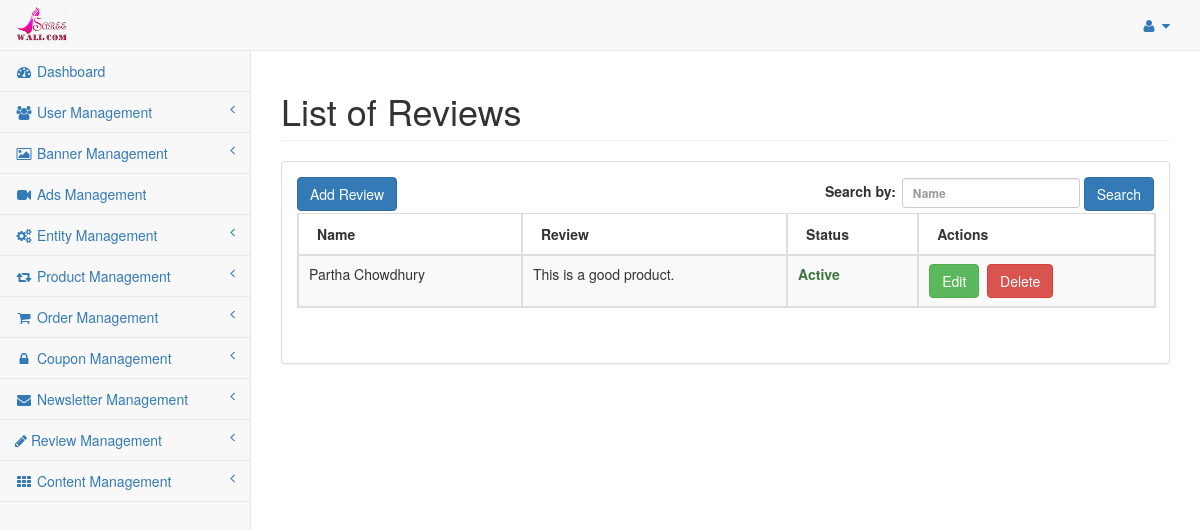
Page /index.php/admin/review/review_list on the earlier database version.
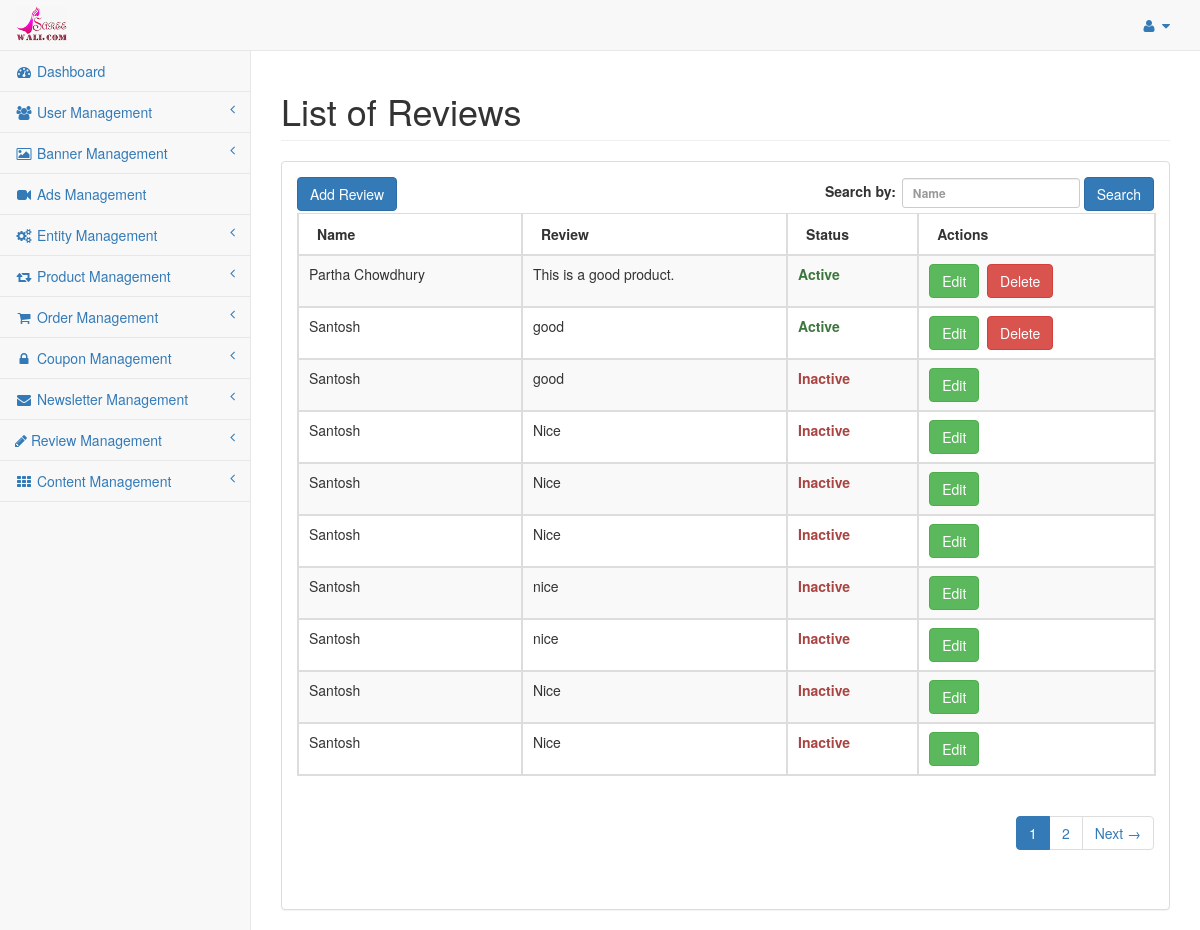
Same page on the later database version.
### tables this page shows
CREATE TABLE `saree_settings` (
  `settings_id` int(11) NOT NULL,
  `sitename` varchar(255) NOT NULL,
  `siteaddress` varchar(255) NOT NULL,
  `logoname` varchar(255) NOT NULL,
  `logopathname` varchar(255) NOT NULL,
  `facebook_page_url` varchar(255) NOT NULL,
  `gst_no` varchar(255) NOT NULL,
  `date_added` int(11) NOT NULL
);

CREATE TABLE `saree_review` (
  `review_id` int(11) NOT NULL,
  `reviewer` varchar(255) NOT NULL,
  `email` varchar(255) NOT NULL,
  `phone` varchar(255) NOT NULL,
  `state_id` int(11) NOT NULL,
  `review` text NOT NULL,
  `product_id` int(11) NOT NULL,
  `rating` int(11) NOT NULL,
  `status` enum('Y','N') NOT NULL DEFAULT 'N',
  `date_added` int(11) NOT NULL,
  `date_modified` int(11) NOT NULL
);

### application/models/Defaultdata.php (called while the page is built, shortened)
<?php
class Defaultdata extends CI_Model {
	private $mydata = array();
	public function getBackendDefaultData()
	{
		$this->mydata["tot_segments"] = $this->getUrlSegments();
		$this->mydata['general_settings'] = $this->grabSettingData();
		$this->mydata['admin_profile'] = $this->grabProfileData();
		$this->mydata["sidebar"] = $this->load->view('admin/partials/sidebar', null, true);
		$this->data = $this->mydata;
		$this->headerdata = $this->mydata;
		$this->data["header"] = $this->load->view('admin/partials/header', $this->headerdata, true);
		$this->data["head"] = $this->load->view('admin/partials/head', $this->headerdata, true);
		$this->data["footer"] = $this->load->view('admin/partials/footer', null, true);
		return $this->data;
	}
	public function getUrlSegments()
	{
		$all_segment=$this->uri->segment_array();
		return $all_segment;
	}
	public function grabSettingData(){
		$query = $this->db->get(TABLE_SETTINGS);
		return $query->row();
	}
	public function grabProfileData(){
		$query = $this->db->get(TABLE_ADMIN);
		return $query->row();
	}
}
?>

### application/controllers/admin/Review.php (called while the page is built, shortened)
<?php if ( ! defined('BASEPATH')) exit('No direct script access allowed');
class Review extends CI_Controller{
	public $data = array();
	public function __construct(){
		parent::__construct();
		$this->load->model('reviewdata');
		$this->load->model('productdata');
		$this->data = $this->defaultdata->getBackendDefaultData();
	}
	public function review_list(){
		$like = array();
		parse_str($_SERVER['QUERY_STRING'], $like);
		unset($like['page']);
		$search_key = $this->input->get('reviewer');
		if(isset($search_key) && $search_key){
			$this->data['search_key'] = $search_key;
		}else{
			$this->data['search_key'] = '';
		}
		$review_data = $this->reviewdata->grab_review(array(), $like, array());
		$config['base_url'] = base_url('admin/review-list');
		$config['total_rows'] = count($review_data);
		$pagination = $this->config->item('pagination');
		$pagination = array_merge($config, $pagination);
		$this->pagination->initialize($pagination);
		$this->data['page'] = ($this->input->get('page')) ? $this->input->get('page') : 0;
		$this->data['pagination'] = $this->pagination->create_links();
		$review_paginated_data = $this->reviewdata->grab_review(array(), $like, array(PAGINATION_PER_PAGE, $this->data['page']));
		$this->data['review_details'] = $review_paginated_data;
		$this->load->view('admin/review_list', $this->data);
	}
}

### index.php (called while the page is built, shortened)
<?php
require_once BASEPATH.'core/CodeIgniter.php';

### application/models/Reviewdata.php (called while the page is built, shortened)
<?php
class Reviewdata extends CI_Model {
	public function grab_review($cond = array(), $like = array(), $limit = array()){
		if(!empty($limit)){
			$per_page = $limit[0];
			$offset = $limit[1];
			$start = max(0, ( $offset -1 ) * $per_page);
			$this->db->limit($per_page, $start);
		}
		$query = $this->db->get(TABLE_REVIEW);
		return $query->result();
	}
}

### application/config/config.php (called while the page is built, shortened)
<?php
switch(ENVIRONMENT){
	case "development":
		$config['base_url'] = 'http://localhost/sareewali';
	break;
}
$config['index_page'] = 'index.php';
$config['uri_protocol']	= 'REQUEST_URI';
$config['url_suffix'] = '';
$config['language']	= 'english';
$config['charset'] = 'UTF-8';
$config['enable_hooks'] = FALSE;
$config['subclass_prefix'] = 'MY_';
$config['composer_autoload'] = FALSE;
$config['permitted_uri_chars'] = 'a-z 0-9~%.:_\-';
$config['enable_query_strings'] = FALSE;
$config['controller_trigger'] = 'c';
$config['function_trigger'] = 'm';
$config['directory_trigger'] = 'd';
$config['allow_get_array'] = TRUE;
$config['log_threshold'] = 4;
$config['log_path'] = '';
$config['log_file_extension'] = '';
$config['log_file_permissions'] = 0644;
$config['log_date_format'] = 'Y-m-d H:i:s';
$config['error_views_path'] = '';
$config['cache_path'] = '';
$config['cache_query_string'] = FALSE;
$config['encryption_key'] = 'E)H@McQfTjWmZq4t7w!z%C*F-JaNdRgUkXp2s5u8x/A?D(G+KbPeShVmYq3t6w9y';
$config['sess_driver'] = 'files';
$config['sess_cookie_name'] = 'ci_session';
$config['sess_expiration'] = 7200;
$config['sess_save_path'] = NULL;
$config['sess_match_ip'] = FALSE;
$config['sess_time_to_update'] = 300;
$config['sess_regenerate_destroy'] = FALSE;
$config['cookie_prefix']	= '';
$config['cookie_domain']	= '';
$config['cookie_path']		= '/';
$config['cookie_secure']	= FALSE;
$config['cookie_httponly'] 	= FALSE;
$config['standardize_newlines'] = FALSE;
$config['global_xss_filtering'] = FALSE;
$config['csrf_protection'] = FALSE;
$config['csrf_token_name'] = 'csrf_test_name';
$config['csrf_cookie_name'] = 'csrf_cookie_name';
$config['csrf_expire'] = 7200;
$config['csrf_regenerate'] = TRUE;
$config['csrf_exclude_uris'] = array();
$config['compress_output'] = FALSE;
$config['time_reference'] = 'local';
$config['rewrite_short_tags'] = FALSE;
$config['proxy_ips'] = '';

### application/views/admin/review_list.php (the view)
<?php echo $head;?>
<div id="wrapper">
	<?php echo $header;?>
	<div id="page-wrapper" style="min-height: 374px;">
          <div class="row">
              <div class="col-lg-12">
                  <h1 class="page-header">List of Reviews</h1>
              </div>
          </div>
          <div class="row">
              <div class="col-lg-12">
                  <div class="panel panel-default">
				<div class="panel-body">
					<div id="dataTables-example_wrapper" class="dataTables_wrapper form-inline dt-bootstrap no-footer">
					  <div class="row">
						 <div class="col-sm-6">
							<a href="<?php echo base_url('admin/review-add');?>" class="btn btn-primary">Add Review</a>
						 </div>
						 <div class="col-sm-6">
							<form action="<?php echo base_url('admin/review-list');?>" method="GET" role="form">
								<div id="dataTables-example_filter" class="dataTables_filter">
									<label>Search by:<input name="reviewer" type="search" class="form-control input-sm" placeholder="Name" aria-controls="dataTables-example" id="user-search" value="<?php echo $search_key;?>"></label>
									<button type="submit" class="btn btn-primary">Search</button>
								</div>
							</form>
						 </div>
					  </div>
					  <div class="row">
						 <div class="col-sm-12">
							<table width="100%" class="table table-striped table-bordered table-hover dataTable no-footer dtr-inline" id="dataTables-example" role="grid" aria-describedby="dataTables-example_info" style="width: 100%;">
							   <thead>
								  <tr role="row">
									 <th>Name</th>
									 <th>Review</th>
									 <th>Status</th>
									 <th>Actions</th>
								  </tr>
							   </thead>
							   <tbody>
							    <?php if(!empty($review_details)){ ?>
								<?php foreach($review_details AS $detail) {?>
								  <tr class="gradeA odd" role="row">
									 <td><?php echo $detail->reviewer;?></td>
									 <td><?php echo $detail->review;?></td>
									 <td class="center"><?php echo ($detail->status == 'Y' ? '<strong class="text-success">Active</strong>' : '<strong class="text-danger">Inactive</strong>');?></td>
									 <td class="center">
										<a href="<?php echo base_url('admin/review-edit/'.$detail->review_id);?>" class="btn btn-success" title="Edit">Edit</a>&nbsp;
										<?php
											if($detail->status == 'Y'){
										?>
										<a href="javascript:void(0);" onclick="onDeleteConfirm('<?php echo base_url('admin/review/review_update/'.$detail->review_id);?>');" class="btn btn-danger" title="Delete">Delete<a>						<?php
											}
										?>
									</td>
								  </tr>
								  <?php } ?>
								  <?php }else{ ?>
								  <tr class="gradeA odd" role="row"><td colspan="4" style="text-align:center;">No records found</td></tr>
								  <?php } ?>
							   </tbody>
							</table>
						 </div>
					  </div>
					 <div class="pagination" style="float:right;">
						<?php echo $pagination ?>
					</div>
					</div>
					</div>
                  </div>
              </div>
          </div>
      </div>
</div>
<?php echo $footer; ?>

### application/views/admin/partials/sidebar.php (shortened to what this page needs)
<div class="navbar-default sidebar" role="navigation">
	<div class="sidebar-nav navbar-collapse">
		<ul class="nav" id="side-menu">
			<li>
				<a href="<?php echo base_url('admin/dashboard');?>"><i class="fa fa-dashboard fa-fw"></i> Dashboard</a>
			</li>
			<li>
				<a href="#"><i class="fa fa-users fa-fw"></i> User Management<span class="fa arrow"></span></a>
			</li>
			<li>
				<a href="#"><i class="fa fa-image fa-fw"></i> Banner Management<span class="fa arrow"></span></a>
			</li>
			<li>
				<a href="<?php echo base_url('admin/ads');?>"><i class="fa fa-video-camera fa-fw"></i> Ads Management</a>
			</li>
			<li>
				<a href="#"><i class="fa fa-cogs fa-fw"></i> Entity Management<span class="fa arrow"></span></a>
			</li>
			<li>
				<a href="#"><i class="fa fa-retweet fa-fw"></i> Product Management<span class="fa arrow"></span></a>
			</li>
			<li>
				<a href="#"><i class="fa fa-shopping-cart fa-fw"></i> Order Management<span class="fa arrow"></span></a>
			</li>
			<li>
				<a href="#"><i class="fa fa-lock fa-fw"></i> Coupon Management<span class="fa arrow"></span></a>
			</li>
			<li>
				<a href="#"><i class="fa fa-envelope fa-fw"></i> Newsletter Management<span class="fa arrow"></span></a>
			</li>
			<li>
				<a href="#"><i class="fa fa-pencil"></i> Review Management<span class="fa arrow"></span></a>
			</li>
			<li>
				<a href="#"><i class="fa fa-th fa-fw"></i> Content Management<span class="fa arrow"></span></a>
			</li>
		</ul>
	</div>
</div>

### application/views/admin/partials/header.php (shortened to what this page needs)
<nav class="navbar navbar-default navbar-static-top" role="navigation" style="margin-bottom: 0">
	<div class="navbar-header">
		<a class="navbar-brand" href="<?php echo base_url('admin/dashboard');?>">
			<?php
				if(isset($general_settings->logoname) && file_exists(UPLOAD_RELATIVE_LOGO_PATH.$general_settings->logoname)){
			?>
				<img src="<?php echo UPLOAD_LOGO_PATH.$general_settings->logoname.'?v='.time();?>" width="230" height="50">
			<?php
				}
			?>
		</a>
	</div>
	<ul class="nav navbar-top-links navbar-right">
		<li class="dropdown">
			<a class="dropdown-toggle" data-toggle="dropdown" href="#">
				<i class="fa fa-user fa-fw"></i> <i class="fa fa-caret-down"></i>
			</a>
		</li>
	</ul>
	<?php echo $sidebar; ?>
</nav>

### application/views/admin/partials/head.php (shortened to what this page needs)
<!DOCTYPE html>
	<html lang="en">
	<head>
		<link href="<?php echo base_url(); ?>assets/styles/bootstrap.min.css" rel="stylesheet">
		<link href="<?php echo base_url(); ?>assets/styles/metisMenu.min.css" rel="stylesheet">
		<link href="<?php echo base_url(); ?>assets/styles/sb-admin-2.css" rel="stylesheet">
		<link href="<?php echo base_url(); ?>assets/styles/jquery.dataTables.min.css" rel="stylesheet" type="text/css">
		<link href="<?php echo base_url(); ?>assets/styles/font-awesome.min.css" rel="stylesheet" type="text/css">
		<link rel="stylesheet" href="<?php echo base_url(); ?>assets/styles/jquery-ui.min.css">
		<link rel="stylesheet" href="<?php echo base_url(); ?>assets/styles/fine-uploader-new.min.css">
		<link rel="stylesheet" href="<?php echo base_url(); ?>assets/styles/select2.min.css">
		<link rel="stylesheet" href="<?php echo base_url(); ?>assets/styles/custom.css">
	</head>
	<body>

### application/views/admin/partials/footer.php (shortened to what this page needs)
</body>
</html>

### application/config/global_constant.php (shortened to what this page needs)
<?php
	$config['site_info'] = array(
		"email_smtp_host" => "localhost",
		"email_smtp_port" => "25",
		"smtp_email" => "",
		"smtp_password" => "",
		"payment_api_key" => "117CEDE6DED4148885BC81FF3CC8E9",
		"payment_order_api" => "https://axisbank.juspay.in/orders",
		"payment_order_status_api" => "https://axisbank.juspay.in/order_status",
		"merchantId" => "SAREEAK_test",
		"ccavenue_merchant_id" => "221104",
		"ccavenue_access_code" => "AVXT85GF75AF06TXFA",
		"ccavenue_working_key" => "FC60017733D91CA00B74D3A9CDE6E058",
		"ccavenue_test_url" => "https://test.ccavenue.com/transaction/transaction.do?command=initiateTransaction",
		"ccavenue_live_url" => "https://secure.ccavenue.com/transaction/transaction.do?command=initiateTransaction"
	);
	$config['pagination']['per_page'] = PAGINATION_PER_PAGE;
	$config['pagination']["uri_segment"] = 3;
	$config['pagination']["num_links"] = 2;
	$config['pagination']['use_page_numbers'] = TRUE;
	$config['pagination']['page_query_string'] = TRUE;
	$config['pagination']['query_string_segment'] = 'page';
	$config['pagination']['reuse_query_string'] = TRUE;
	$config['pagination']['full_tag_open'] = '<ul class="pagination">';
	$config['pagination']['full_tag_close'] = '</ul>';
	$config['pagination']['first_link'] = '&laquo; First';
	$config['pagination']['first_tag_open'] = '<li class="prev page">';
	$config['pagination']['first_tag_close'] = '</li>';
	$config['pagination']['last_link'] = 'Last &raquo;';
	$config['pagination']['last_tag_open'] = '<li class="next page">';
	$config['pagination']['last_tag_close'] = '</li>';
	$config['pagination']['next_link'] = 'Next &rarr;';
	$config['pagination']['next_tag_open'] = '<li class="next page">';
	$config['pagination']['next_tag_close'] = '</li>';
	$config['pagination']['prev_link'] = '&larr; Previous';
	$config['pagination']['prev_tag_open'] = '<li class="prev page">';
	$config['pagination']['prev_tag_close'] = '</li>';
	$config['pagination']['cur_tag_open'] = '<li class="active"><a href="">';
	$config['pagination']['num_tag_open'] = '<li class="page">';
	$config['pagination']['num_tag_close'] = '</li>';

### assets/styles/sb-admin-2.css (style rules this page uses)
body { background-color: #f8f8f8; }
#wrapper { width: 100%; }
#page-wrapper { padding: 0 15px; min-height: 568px; background-color: white; }
@media (min-width: 768px) { #page-wrapper { position: inherit; margin: 0 0 0 250px; padding: 0 30px; border-left: 1px solid #e7e7e7; } }
.navbar-top-links { margin-right: 0; }
.navbar-top-links li { display: inline-block; }
.navbar-top-links li:last-child { margin-right: 15px; }
.navbar-top-links li a { padding: 15px; min-height: 50px; }
.sidebar .sidebar-nav.navbar-collapse { padding-left: 0; padding-right: 0; }
.sidebar ul li { border-bottom: 1px solid #e7e7e7; }
.sidebar .arrow { float: right; }
.sidebar .fa.arrow:before { content: "\f104"; }
@media (min-width: 768px) { .sidebar { z-index: 1; position: absolute; width: 250px; margin-top: 51px; } }
.navbar-default .navbar-brand { padding: 5px 15px; }
.navbar-brand img { max-height:40px; width:auto; }
table.dataTable thead th, table.dataTable thead td { border-bottom: 1px solid #ddd !important; }
table.dataTable.no-footer { border-bottom: 1px solid #ddd !important; }

Differences in the rows shown:
added saree_review: reviewer "Santosh", review "good", status "Active"
added saree_review: reviewer "Santosh", review "good", status "Inactive"
added saree_review: reviewer "Santosh", review "Nice", status "Inactive"
added saree_review: reviewer "Santosh", review "Nice", status "Inactive"
added saree_review: reviewer "Santosh", review "Nice", status "Inactive"
added saree_review: reviewer "Santosh", review "nice", status "Inactive"
added saree_review: reviewer "Santosh", review "nice", status "Inactive"
added saree_review: reviewer "Santosh", review "Nice", status "Inactive"
added saree_review: reviewer "Santosh", review "Nice", status "Inactive"
Other differences:
$pagination: (not shown) → "1 2 Next →"
